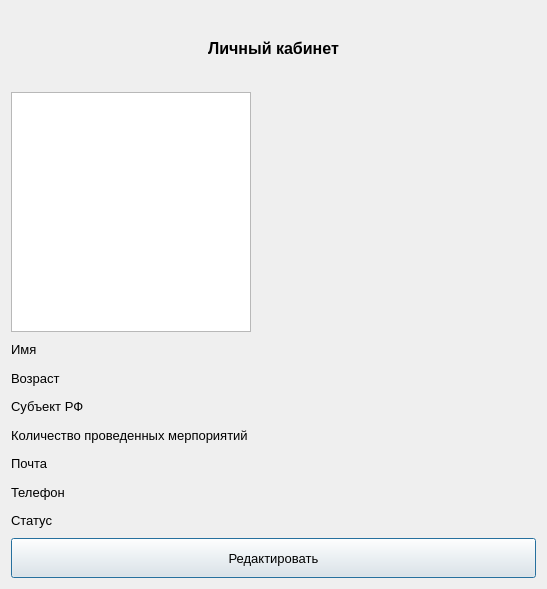
<?xml version="1.0" encoding="UTF-8"?>
<ui version="4.0">
 <class>Dialog</class>
 <widget class="QDialog" name="Dialog">
  <property name="geometry">
   <rect>
    <x>0</x>
    <y>0</y>
    <width>547</width>
    <height>589</height>
   </rect>
  </property>
  <property name="windowTitle">
   <string>Dialog</string>
  </property>
  <layout class="QGridLayout" name="gridLayout">
   <item row="0" column="0">
    <layout class="QFormLayout" name="formLayout">
     <item row="0" column="0" colspan="2">
      <widget class="QLabel" name="label">
       <property name="minimumSize">
        <size>
         <width>300</width>
         <height>75</height>
        </size>
       </property>
       <property name="maximumSize">
        <size>
         <width>1000</width>
         <height>75</height>
        </size>
       </property>
       <property name="font">
        <font>
         <pointsize>12</pointsize>
         <weight>75</weight>
         <bold>true</bold>
        </font>
       </property>
       <property name="text">
        <string>Личный кабинет</string>
       </property>
       <property name="alignment">
        <set>Qt::AlignCenter</set>
       </property>
      </widget>
     </item>
     <item row="1" column="0">
      <widget class="QGraphicsView" name="graphicsView">
       <property name="minimumSize">
        <size>
         <width>240</width>
         <height>240</height>
        </size>
       </property>
       <property name="maximumSize">
        <size>
         <width>240</width>
         <height>240</height>
        </size>
       </property>
      </widget>
     </item>
     <item row="2" column="0" colspan="2">
      <widget class="QLabel" name="label_2">
       <property name="font">
        <font>
         <pointsize>10</pointsize>
        </font>
       </property>
       <property name="text">
        <string>Имя</string>
       </property>
      </widget>
     </item>
     <item row="3" column="0" colspan="2">
      <widget class="QLabel" name="label_3">
       <property name="font">
        <font>
         <pointsize>10</pointsize>
        </font>
       </property>
       <property name="text">
        <string>Возраст</string>
       </property>
      </widget>
     </item>
     <item row="4" column="0" colspan="2">
      <widget class="QLabel" name="label_4">
       <property name="font">
        <font>
         <pointsize>10</pointsize>
        </font>
       </property>
       <property name="text">
        <string>Субъект РФ</string>
       </property>
      </widget>
     </item>
     <item row="6" column="0" colspan="2">
      <widget class="QLabel" name="label_6">
       <property name="font">
        <font>
         <pointsize>10</pointsize>
        </font>
       </property>
       <property name="text">
        <string>Почта</string>
       </property>
      </widget>
     </item>
     <item row="7" column="0" colspan="2">
      <widget class="QLabel" name="label_7">
       <property name="font">
        <font>
         <pointsize>10</pointsize>
        </font>
       </property>
       <property name="text">
        <string>Телефон</string>
       </property>
      </widget>
     </item>
     <item row="5" column="0" colspan="2">
      <widget class="QLabel" name="label_5">
       <property name="font">
        <font>
         <pointsize>10</pointsize>
        </font>
       </property>
       <property name="text">
        <string>Количество проведенных мерпориятий</string>
       </property>
      </widget>
     </item>
     <item row="9" column="0" colspan="2">
      <widget class="QPushButton" name="pushButton">
       <property name="minimumSize">
        <size>
         <width>300</width>
         <height>40</height>
        </size>
       </property>
       <property name="maximumSize">
        <size>
         <width>1000</width>
         <height>75</height>
        </size>
       </property>
       <property name="font">
        <font>
         <pointsize>10</pointsize>
        </font>
       </property>
       <property name="text">
        <string>Редактировать</string>
       </property>
      </widget>
     </item>
     <item row="8" column="0" colspan="2">
      <widget class="QLabel" name="label_8">
       <property name="maximumSize">
        <size>
         <width>1000</width>
         <height>40</height>
        </size>
       </property>
       <property name="font">
        <font>
         <pointsize>10</pointsize>
        </font>
       </property>
       <property name="text">
        <string>Статус</string>
       </property>
      </widget>
     </item>
    </layout>
   </item>
  </layout>
 </widget>
 <resources/>
 <connections/>
</ui>
